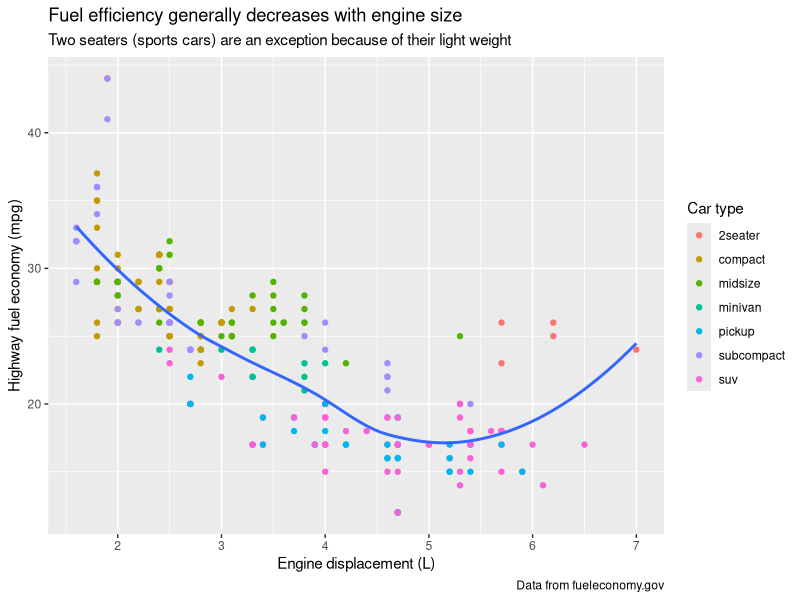
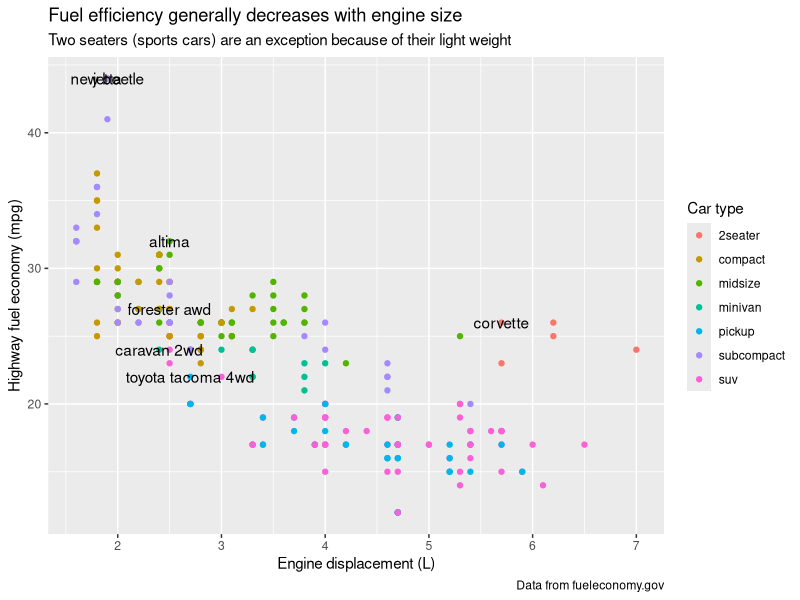
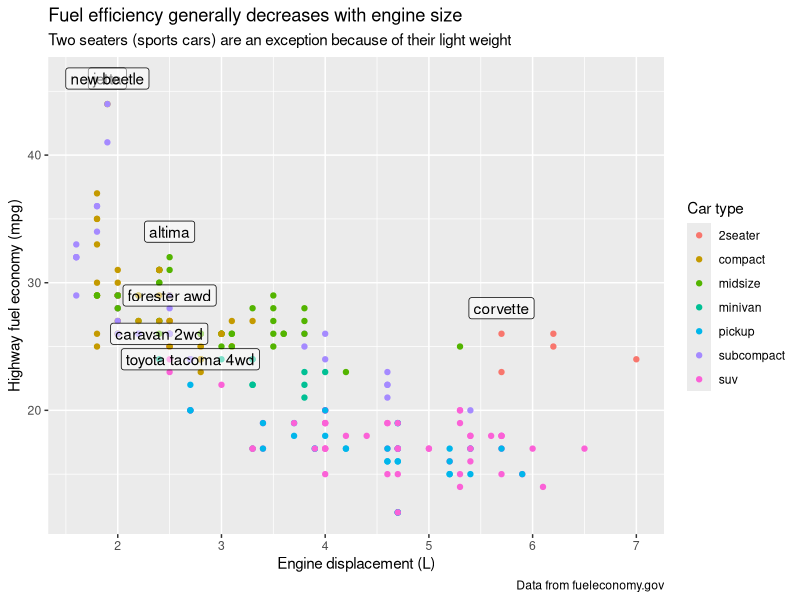
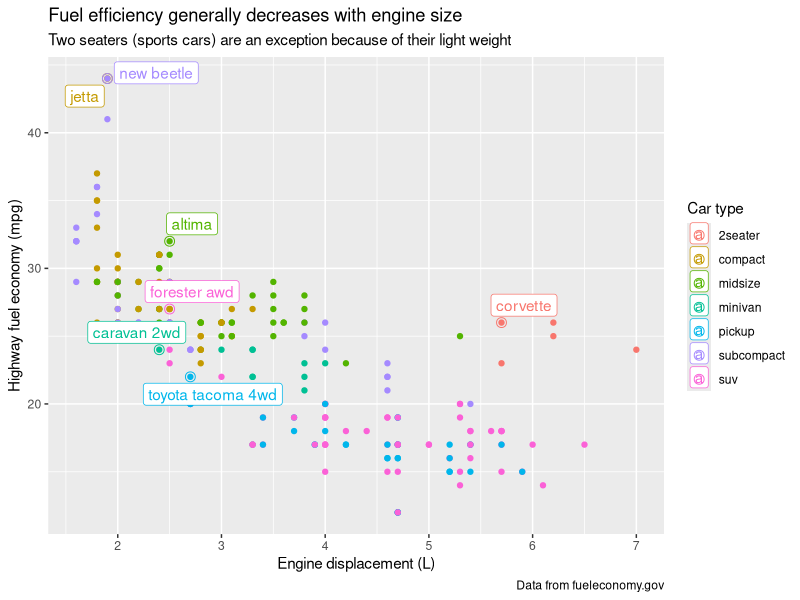
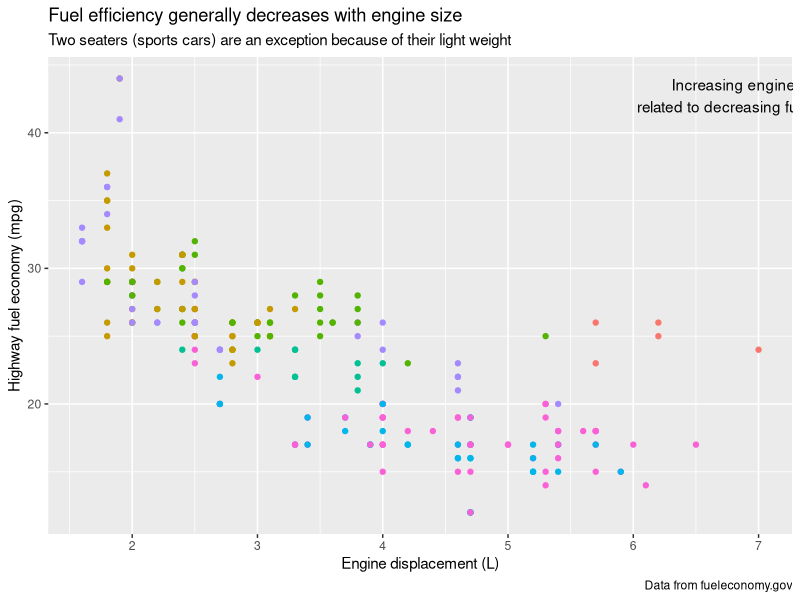
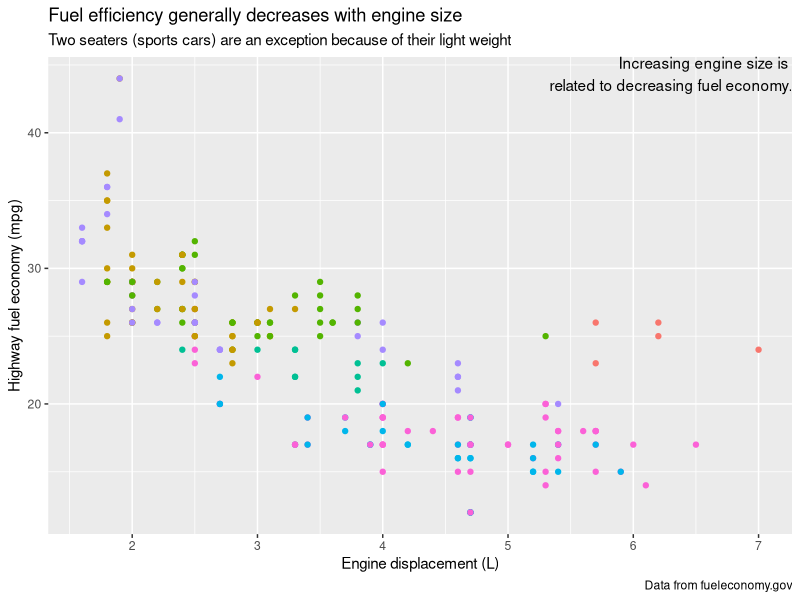
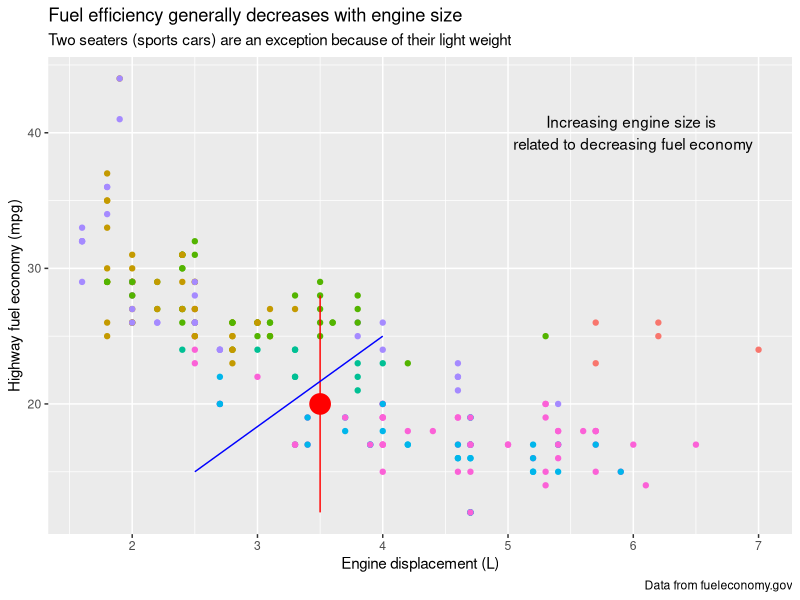
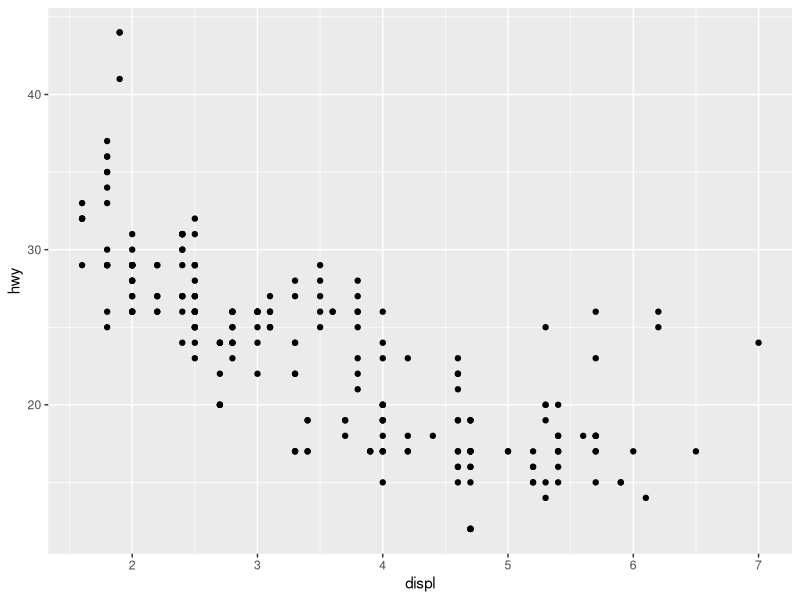

Source code (R) for these figures, in order:
#install.packages("tidyverse")
#install.packages("broom", type="binary")
#install.packages("ggrepel")

library(tidyverse)
library(dplyr)
library(ggplot2)
library(ggrepel)
head(mpg)
str(mpg)


# Figure 1: USING "labs()" layer
ggplot(mpg, aes(displ, hwy)) + geom_point(aes(color = class)) +
                               geom_smooth(se = F)  +
                               labs( 
                               x = "Engine displacement (L)",
                               y = "Highway fuel economy (mpg)",
                               color = "Car type",
                               title = paste("Fuel efficiency generally decreases with", "engine size"),
                               subtitle = paste("Two seaters (sports cars) are an exception", "because of their light weight"),
                               caption = "Data from fueleconomy.gov"
                             )



# Figure 2: USING "geom_label/geom_text" to dispaly annotations
best_in_class <- mpg %>% group_by(class) %>% filter(row_number(desc(hwy)) == 1)

ggplot(mpg, aes(displ, hwy)) + geom_point(aes(color = class)) +
                               geom_text(aes(label = model), data = best_in_class) +
                                labs( 
                                  x = "Engine displacement (L)",
                                  y = "Highway fuel economy (mpg)",
                                  color = "Car type",
                                  title = paste("Fuel efficiency generally decreases with", "engine size"),
                                  subtitle = paste("Two seaters (sports cars) are an exception", "because of their light weight"),
                                  caption = "Data from fueleconomy.gov"
                                )

ggplot(mpg, aes(displ, hwy)) + geom_point(aes(color = class)) +
                                geom_label(aes(label = model), data = best_in_class, nudge_y = 2, alpha = 0.5) +
                                labs( 
                                  x = "Engine displacement (L)",
                                  y = "Highway fuel economy (mpg)",
                                  color = "Car type",
                                  title = paste("Fuel efficiency generally decreases with", "engine size"),
                                  subtitle = paste("Two seaters (sports cars) are an exception", "because of their light weight"),
                                  caption = "Data from fueleconomy.gov"
                                )


ggplot(mpg, aes(displ, hwy, color = class)) + geom_point() +
                               ggrepel::geom_label_repel(aes(label = model), data = best_in_class) +
                               geom_point(size = 3, shape = 1, data = best_in_class)  +
                                labs( 
                                  x = "Engine displacement (L)",
                                  y = "Highway fuel economy (mpg)",
                                  color = "Car type",
                                  title = paste("Fuel efficiency generally decreases with", "engine size"),
                                  subtitle = paste("Two seaters (sports cars) are an exception", "because of their light weight"),
                                  caption = "Data from fueleconomy.gov"
                                )


label <- mpg %>% summarize(displ = max(displ), hwy = max(hwy), labels = "Increasing engine size is \nrelated to decreasing fuel economy.")


ggplot(mpg, aes(displ, hwy)) + geom_point(aes(color =  class)) +
                                      geom_text(aes(label = labels), data = label, vjust= "top", hjust = "center") + 
                                      labs( 
                                        x = "Engine displacement (L)",
                                        y = "Highway fuel economy (mpg)",
                                        color = "Car type",
                                        title = paste("Fuel efficiency generally decreases with", "engine size"),
                                        subtitle = paste("Two seaters (sports cars) are an exception", "because of their light weight"),
                                        caption = "Data from fueleconomy.gov"
                                      ) +
                                      theme(
                                        legend.position = "none"
                                      )


label2 <- tibble(displ = Inf, hwy = Inf, labels = "Increasing engine size is \nrelated to decreasing fuel economy.")


ggplot(mpg, aes(displ, hwy)) + geom_point(aes(color =  class)) +
                                    geom_text(aes(label = labels), data = label2, vjust= "top", hjust = "right") + 
                                    labs( 
                                      x = "Engine displacement (L)",
                                      y = "Highway fuel economy (mpg)",
                                      color = "Car type",
                                      title = paste("Fuel efficiency generally decreases with", "engine size"),
                                      subtitle = paste("Two seaters (sports cars) are an exception", "because of their light weight"),
                                      caption = "Data from fueleconomy.gov"
                                    ) +
                                    theme(
                                      legend.position = "none"
                                    )




ggplot(mpg, aes(displ, hwy)) + geom_point(aes(color =  class)) +
                                    annotate("text", x = 6, y = 40, label = "Increasing engine size is \nrelated to decreasing fuel economy") + 
                                    annotate("pointrange", x = 3.5, y = 20, ymin = 12, ymax = 28, colour = "red", size = 1.5)  +
                                    annotate("segment", x = 2.5, xend = 4, y = 15, yend = 25, colour = "blue")  +
                                    labs( 
                                      x = "Engine displacement (L)",
                                      y = "Highway fuel economy (mpg)",
                                      color = "Car type",
                                      title = paste("Fuel efficiency generally decreases with", "engine size"),
                                      subtitle = paste("Two seaters (sports cars) are an exception", "because of their light weight"),
                                      caption = "Data from fueleconomy.gov"
                                    ) +
                                    theme(
                                      legend.position = "none"
                                    )



# Figure 3: scale

ggplot(mpg, aes(displ, hwy)) + geom_point()

ggplot(mpg, aes(displ, hwy)) + geom_point() + scale_y_continuous(breaks = seq(15,40, by = 5))

ggplot(mpg, aes(displ, hwy)) + geom_point() + scale_y_continuous(breaks = seq(15,40, by = 5), labels = NULL)



presidential %>% mutate(id = 33 + row_number())   %>% ggplot(aes(start, id)) + geom_point() + 
          geom_segment(aes(xend = end, yend = id)) + 
          scale_x_date(NULL, breaks = presidential$start, date_labels = "'%y")


presidential %>% mutate(id = 33 + row_number())   %>% ggplot(aes(start, id)) + geom_point() + 
  geom_segment(aes(xend = end, yend = id, color = party)) + 
  scale_x_date(NULL, breaks = presidential$start, date_labels = "'%y") +
  scale_color_manual(
    values = c(Republican = "red", Democratic = "blue")
  )



install.packages("scales")
library(scales)
presidential %>% mutate(id = 33 + row_number())   %>% ggplot(aes(start, id)) + geom_point() + 
  geom_segment(aes(xend = end, yend = id)) + 
  scale_x_date(NULL, breaks = presidential$start, labels = date_format("%y"))




df <- expand.grid(X1 = 1:10, X2 = 1:10)
df$value <- df$X1 * df$X2

p1 <- ggplot(df, aes(X1, X2)) + geom_tile(aes(fill = value))
p1
p2 <- p1 + geom_point(aes(size = value))
p2
p1 + scale_fill_continuous(guide = guide_legend())
p1 + guides(fill = guide_legend(title = "LEFT", title.position = "left"))

p1 + guides(fill =
              guide_legend(
                title.theme = element_text(
                  size = 15,
                  face = "italic",
                  colour = "red",
                  angle = 0
                )
              )
)


dat <- data.frame(x = 1:5, y = 1:5, p = 1:5, q = factor(1:5), r = factor(1:5))
p <- ggplot(dat, aes(x, y, colour = p, size = q, shape = r)) + geom_point()
p

p + guides(colour = "colorbar", size = "legend", shape = "legend")

p +
  scale_colour_continuous(guide = "colorbar") +
  scale_size_discrete(guide = "legend") +
  scale_shape(guide = "legend")

ggplot(mpg, aes(displ, cty)) +
  geom_point(aes(size = hwy, colour = cyl, shape = drv)) +
  guides(
    colour = guide_colourbar(order = 1),
    shape = guide_legend(order = 2),
    size = guide_legend(order = 3)
  )


ggplot(diamonds, aes(log10(carat), log10(price))) +
  geom_bin2d()


ggplot(mpg, aes(displ, hwy)) +
  geom_point(aes(color = drv))


ggplot(mpg, aes(displ, hwy)) +
  geom_point(aes(color = drv)) +
  scale_color_brewer(palette = "Set1")










